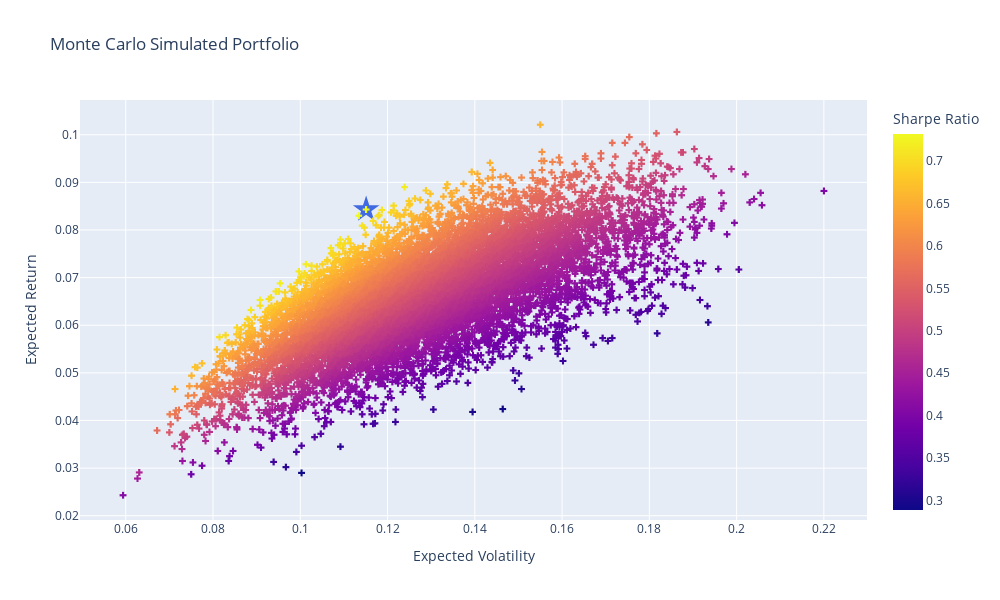

Here is the notebook cell this chart was saved with:
### Markdown cell above
## Visualize simulated portfolio

### Code cell
# Plot simulated portfolio
fig = px.scatter(
    temp, x='port_vols', y='port_rets', color='sharpe_ratio',
    labels={'port_vols': 'Expected Volatility', 'port_rets': 'Expected Return','sharpe_ratio': 'Sharpe Ratio'},
    title="Monte Carlo Simulated Portfolio"
    ).update_traces(mode='markers', marker=dict(symbol='cross'))

# Plot max sharpe
fig.add_scatter(
    mode='markers',
    x=[temp.iloc[temp.sharpe_ratio.idxmax()]['port_vols']],
    y=[temp.iloc[temp.sharpe_ratio.idxmax()]['port_rets']],
    marker=dict(color='RoyalBlue', size=20, symbol='star'),
    name = 'Max Sharpe'
).update(layout_showlegend=False)


# Show spikes
fig.update_xaxes(showspikes=True)
fig.update_yaxes(showspikes=True)
fig.show()

### Figure 1 — Plotly figure (JSON) as saved in the notebook; plotly's stock layout.template omitted (floating-point values rounded to 4 significant figures; data arrays with more than 128 entries replaced by an {"elided": "..."} marker saying what was removed)
{"data": [{"hovertemplate": "Expected Volatility=%{x}<br>Expected Return=%{y}<br>Sharpe Ratio=%{marker.color}<extra></extra>", "legendgroup": "", "marker": {"color": {"elided": "10000 float values"}, "coloraxis": "coloraxis", "symbol": "cross"}, "mode": "markers", "name": "", "showlegend": false, "type": "scattergl", "x": {"elided": "10000 float values"}, "xaxis": "x", "y": {"elided": "10000 float values"}, "yaxis": "y"}, {"marker": {"color": "RoyalBlue", "size": 20, "symbol": "star"}, "mode": "markers", "name": "Max Sharpe", "type": "scatter", "x": [0.1151], "y": [0.0843]}], "layout": {"coloraxis": {"colorbar": {"title": {"text": "Sharpe Ratio"}}, "colorscale": [[0, "#0d0887"], [0.1111, "#46039f"], [0.2222, "#7201a8"], [0.3333, "#9c179e"], [0.4444, "#bd3786"], [0.5556, "#d8576b"], [0.6667, "#ed7953"], [0.7778, "#fb9f3a"], [0.8889, "#fdca26"], [1, "#f0f921"]]}, "height": 600, "legend": {"tracegroupgap": 0}, "showlegend": false, "title": {"text": "Monte Carlo Simulated Portfolio"}, "width": 1000, "xaxis": {"anchor": "y", "domain": [0, 1], "showspikes": true, "title": {"text": "Expected Volatility"}}, "yaxis": {"anchor": "x", "domain": [0, 1], "showspikes": true, "title": {"text": "Expected Return"}}}}
